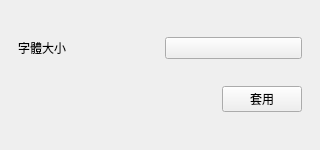
<?xml version="1.0" encoding="UTF-8"?>
<ui version="4.0">
 <class>fontSizeDialogContent</class>
 <widget class="QWidget" name="fontSizeDialogContent">
  <property name="geometry">
   <rect>
    <x>0</x>
    <y>0</y>
    <width>320</width>
    <height>150</height>
   </rect>
  </property>
  <property name="minimumSize">
   <size>
    <width>320</width>
    <height>150</height>
   </size>
  </property>
  <property name="maximumSize">
   <size>
    <width>320</width>
    <height>150</height>
   </size>
  </property>
  <property name="windowTitle">
   <string>字體大小</string>
  </property>
  <layout class="QGridLayout" name="fontSizeLayout">
   <property name="horizontalSpacing">
    <number>10</number>
   </property>
   <property name="verticalSpacing">
    <number>8</number>
   </property>
   <property name="leftMargin">
    <number>18</number>
   </property>
   <property name="topMargin">
    <number>18</number>
   </property>
   <property name="rightMargin">
    <number>18</number>
   </property>
   <property name="bottomMargin">
    <number>18</number>
   </property>
   <item row="0" column="0">
    <widget class="QLabel" name="fontSizeLabel">
     <property name="text">
      <string>字體大小</string>
     </property>
    </widget>
   </item>
   <item row="0" column="1">
    <widget class="ComboBox" name="fontSizeCombo" />
   </item>
   <item row="1" column="1" alignment="Qt::AlignRight">
    <widget class="PrimaryPushButton" name="applyButton">
     <property name="text">
      <string>套用</string>
     </property>
    </widget>
   </item>
  </layout>
 </widget>
 <customwidgets>
 <customwidget>
  <class>ComboBox</class>
  <extends>QPushButton</extends>
  <header>qfluentwidgets</header>
 </customwidget>
 <customwidget>
  <class>PrimaryPushButton</class>
  <extends>QPushButton</extends>
  <header>qfluentwidgets</header>
 </customwidget>
 </customwidgets>
 <resources />
 <connections />
</ui>
